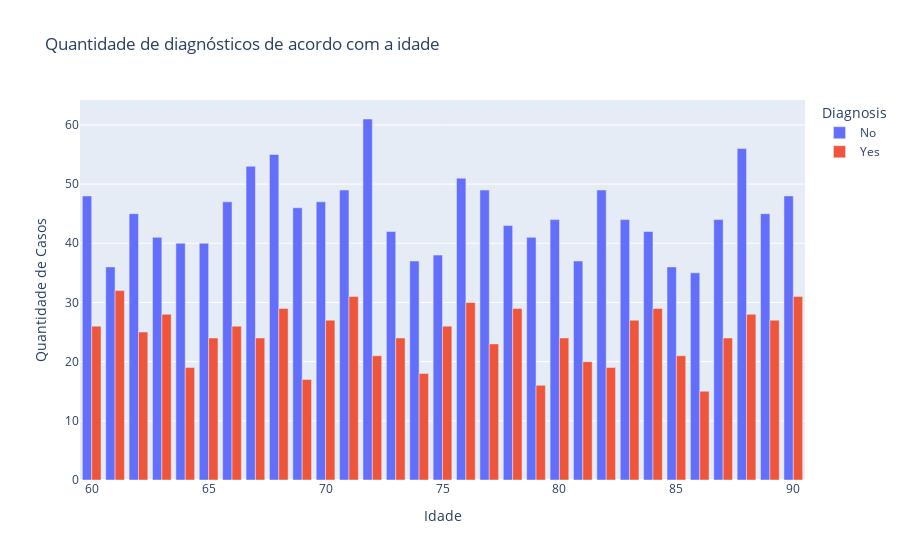

The code cell stored with this chart in its notebook:
### Code cell
# Contar a frequência do diagnóstico de acordo com a idade dos pacientes
count_age_diagnosis = df.groupby(['Age', 'Diagnosis']).size().reset_index(name='Count')

# Criar o gráfico com Plotly Express
fig1 = px.bar(count_age_diagnosis,
             x='Age',
             y='Count',
             color='Diagnosis',
             barmode='group',
             title='Quantidade de diagnósticos de acordo com a idade')

# Atualizar os eixos
fig1.update_xaxes(title='Idade')
fig1.update_yaxes(title='Quantidade de Casos')

# Mostrar o gráfico
fig1.show()

### Figure 1 — Plotly figure (JSON) as saved in the notebook; plotly's stock layout.template omitted (floating-point values rounded to 4 significant figures)
{"data": [{"alignmentgroup": "True", "hovertemplate": "Diagnosis=No<br>Age=%{x}<br>Count=%{y}<extra></extra>", "legendgroup": "No", "marker": {"color": "#636efa", "pattern": {"shape": ""}}, "name": "No", "offsetgroup": "No", "orientation": "v", "showlegend": true, "textposition": "auto", "type": "bar", "x": [60, 61, 62, 63, 64, 65, 66, 67, 68, 69, 70, 71, 72, 73, 74, 75, 76, 77, 78, 79, 80, 81, 82, 83, 84, 85, 86, 87, 88, 89, 90], "xaxis": "x", "y": [48, 36, 45, 41, 40, 40, 47, 53, 55, 46, 47, 49, 61, 42, 37, 38, 51, 49, 43, 41, 44, 37, 49, 44, 42, 36, 35, 44, 56, 45, 48], "yaxis": "y"}, {"alignmentgroup": "True", "hovertemplate": "Diagnosis=Yes<br>Age=%{x}<br>Count=%{y}<extra></extra>", "legendgroup": "Yes", "marker": {"color": "#EF553B", "pattern": {"shape": ""}}, "name": "Yes", "offsetgroup": "Yes", "orientation": "v", "showlegend": true, "textposition": "auto", "type": "bar", "x": [60, 61, 62, 63, 64, 65, 66, 67, 68, 69, 70, 71, 72, 73, 74, 75, 76, 77, 78, 79, 80, 81, 82, 83, 84, 85, 86, 87, 88, 89, 90], "xaxis": "x", "y": [26, 32, 25, 28, 19, 24, 26, 24, 29, 17, 27, 31, 21, 24, 18, 26, 30, 23, 29, 16, 24, 20, 19, 27, 29, 21, 15, 24, 28, 27, 31], "yaxis": "y"}], "layout": {"barmode": "group", "legend": {"title": {"text": "Diagnosis"}, "tracegroupgap": 0}, "title": {"text": "Quantidade de diagnósticos de acordo com a idade"}, "xaxis": {"anchor": "y", "domain": [0, 1], "title": {"text": "Idade"}}, "yaxis": {"anchor": "x", "domain": [0, 1], "title": {"text": "Quantidade de Casos"}}}}
